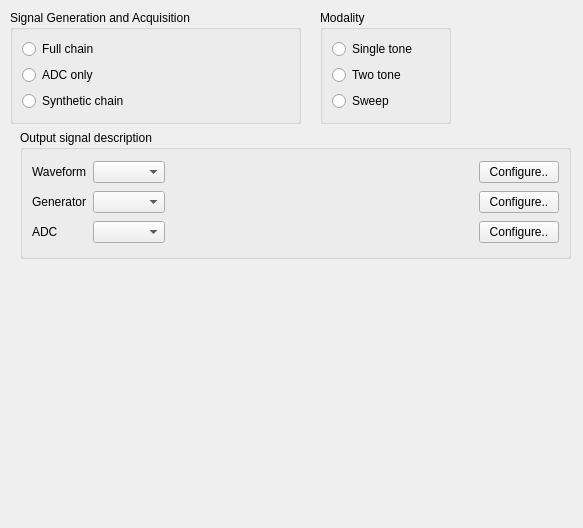
<?xml version="1.0" encoding="UTF-8"?>
<ui version="4.0">
 <class>Form</class>
 <widget class="QWidget" name="Form">
  <property name="windowModality">
   <enum>Qt::ApplicationModal</enum>
  </property>
  <property name="geometry">
   <rect>
    <x>0</x>
    <y>0</y>
    <width>583</width>
    <height>528</height>
   </rect>
  </property>
  <property name="windowTitle">
   <string>Setup test environment</string>
  </property>
  <widget class="QGroupBox" name="groupBox">
   <property name="geometry">
    <rect>
     <x>10</x>
     <y>10</y>
     <width>291</width>
     <height>114</height>
    </rect>
   </property>
   <property name="title">
    <string>Signal Generation and Acquisition</string>
   </property>
   <layout class="QVBoxLayout" name="verticalLayout">
    <item>
     <widget class="QRadioButton" name="radioButton">
      <property name="text">
       <string>Full chain</string>
      </property>
     </widget>
    </item>
    <item>
     <widget class="QRadioButton" name="radioButton_2">
      <property name="text">
       <string>ADC only</string>
      </property>
     </widget>
    </item>
    <item>
     <widget class="QRadioButton" name="radioButton_3">
      <property name="text">
       <string>Synthetic chain</string>
      </property>
     </widget>
    </item>
   </layout>
  </widget>
  <widget class="QGroupBox" name="groupBox_2">
   <property name="geometry">
    <rect>
     <x>320</x>
     <y>10</y>
     <width>131</width>
     <height>114</height>
    </rect>
   </property>
   <property name="title">
    <string>Modality</string>
   </property>
   <layout class="QVBoxLayout" name="verticalLayout_2">
    <item>
     <widget class="QRadioButton" name="radioButton_6">
      <property name="text">
       <string>Single tone</string>
      </property>
     </widget>
    </item>
    <item>
     <widget class="QRadioButton" name="radioButton_5">
      <property name="text">
       <string>Two tone</string>
      </property>
     </widget>
    </item>
    <item>
     <widget class="QRadioButton" name="radioButton_4">
      <property name="text">
       <string>Sweep</string>
      </property>
     </widget>
    </item>
   </layout>
  </widget>
  <widget class="QGroupBox" name="groupBox_3">
   <property name="geometry">
    <rect>
     <x>20</x>
     <y>130</y>
     <width>551</width>
     <height>129</height>
    </rect>
   </property>
   <property name="title">
    <string>Output signal description</string>
   </property>
   <layout class="QGridLayout" name="gridLayout">
    <item row="0" column="0">
     <widget class="QLabel" name="label">
      <property name="text">
       <string>Waveform</string>
      </property>
     </widget>
    </item>
    <item row="0" column="1">
     <widget class="QComboBox" name="comboBox"/>
    </item>
    <item row="0" column="2">
     <spacer name="horizontalSpacer">
      <property name="orientation">
       <enum>Qt::Horizontal</enum>
      </property>
      <property name="sizeHint" stdset="0">
       <size>
        <width>257</width>
        <height>20</height>
       </size>
      </property>
     </spacer>
    </item>
    <item row="0" column="3">
     <widget class="QPushButton" name="pushButton">
      <property name="text">
       <string>Configure..</string>
      </property>
     </widget>
    </item>
    <item row="1" column="0">
     <widget class="QLabel" name="label_2">
      <property name="text">
       <string>Generator</string>
      </property>
     </widget>
    </item>
    <item row="1" column="1">
     <widget class="QComboBox" name="comboBox_2"/>
    </item>
    <item row="1" column="2">
     <spacer name="horizontalSpacer_2">
      <property name="orientation">
       <enum>Qt::Horizontal</enum>
      </property>
      <property name="sizeHint" stdset="0">
       <size>
        <width>257</width>
        <height>20</height>
       </size>
      </property>
     </spacer>
    </item>
    <item row="1" column="3">
     <widget class="QPushButton" name="pushButton_2">
      <property name="text">
       <string>Configure..</string>
      </property>
     </widget>
    </item>
    <item row="2" column="0">
     <widget class="QLabel" name="label_3">
      <property name="text">
       <string>ADC</string>
      </property>
     </widget>
    </item>
    <item row="2" column="1">
     <widget class="QComboBox" name="comboBox_3"/>
    </item>
    <item row="2" column="2">
     <spacer name="horizontalSpacer_3">
      <property name="orientation">
       <enum>Qt::Horizontal</enum>
      </property>
      <property name="sizeHint" stdset="0">
       <size>
        <width>257</width>
        <height>20</height>
       </size>
      </property>
     </spacer>
    </item>
    <item row="2" column="3">
     <widget class="QPushButton" name="pushButton_3">
      <property name="text">
       <string>Configure..</string>
      </property>
     </widget>
    </item>
   </layout>
  </widget>
 </widget>
 <resources/>
 <connections/>
</ui>
